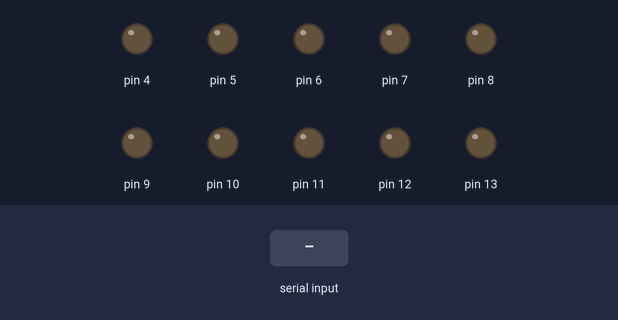
Bench run of a sketch on a simulated Arduino Uno, built with avr-gcc and run on an emulated ATmega328P. Parts: output pins drawn as LEDs (lit = HIGH). The inputs (shaded band) are chosen by the test bench.

Above: at 1.8 s.
1.9 s: "1" received over the second serial link
At 2.4 s:
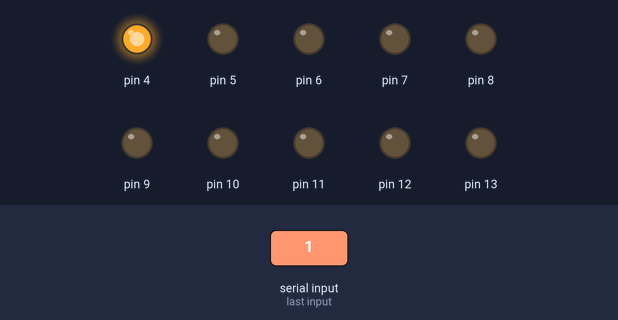
Timing chart, 0 to 4.9 s (numbered marks = the images above; inputs shaded):
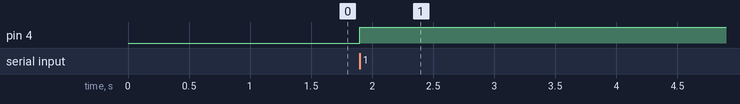

The sketch:

BlinkePartaj.ino
```cpp
//--------------------------------------------------------------------------------------------------------------------------------------------------------------------------------------------------
// Project BlinkePartaj
// Authors : Patrik Larsson, Andreas Stridh, Sebastian Aspegren,
//------------------------------------------------------------------------------------------------------------------------------------------------------------------------------------------------

/*
 * This is a class that takes music amplitude data from a bluetooth and store it in a buffer,
 * that calculate the middle value of the amlpitudes then send it to the diods so they shine
 */
#include <SoftwareSerial.h>

int bluetoothTx = 2;  // TransMit Pin
int bluetoothRx = 3;  // Reciever Pin

byte incomming; // Bluetooths sending data

// Makes pin 2 and 3 act like Rx and Tx and we are able to se whats happening with the serial monitor
SoftwareSerial bluetooth(bluetoothTx, bluetoothRx);


int const buffertSize = 100;
byte musicArray[buffertSize];
int frontCounter = 0;
int backCounter = -1;
int sizeCounter = 0; // How many samples there are in the array
int sampleCounter = 0; //How many samples that have men handled
int sum = 0; // The sum of all the samples in the array

byte Lys = 10; // Decide if te LED will shine or not.

void setup()
{
  Serial.begin(9600);  // Gives Serialmonitor 9600bps
  delay(250);
  bluetooth.begin(115200);  // The Bluetooth Mate defaults to 115200bps
  bluetooth.print("$");  // Print three times individually
  bluetooth.print("$");
  bluetooth.print("$");  // Enter command mode
  delay(100);  // Short delay, wait for the Mate to send back CMD
  bluetooth.println("U,9600,N");  // Temporarily Change the baudrate to 9600, no parity
  // 115200 can be too fast at times for NewSoftSerial to relay the data reliably
  bluetooth.begin(9600); // Gives the bluetooth 9600bps
  delay(250);

  // Makes the arduino pins to outputs, so they can light the diods
  for(int i = 4; i < 14; i++)
  {
    pinMode(i, OUTPUT);
  }

}
/*
 * A Method that returns true if the buffert is full with samples
 */
boolean isBuffertFull()
{
  return sizeCounter >= buffertSize;
}
/*
 * A Method that returns true if the buffert is empty
 */
boolean isBuffertEmpty()
{
  return sizeCounter == 0;
}
/*
 * A method that return 0 to the backCounter or frontCounter if they have reached the buffertSize
 * or return the current possistion of the backCounter or frontCouter.
 */
int buffertWrap(int a)
{
  if(a >= buffertSize)
    return 0;
  else
    return a;
}
/*
 * A method that removes the first sample that was queued in the musicArray "buffert"
 * or return 0 if the musicArray is empty
 */
byte dequeue()
{
  if(isBuffertEmpty())
    return 0;
  else
  {
    byte temp = musicArray[frontCounter];
    sizeCounter--;
    sum -= temp;
    frontCounter = buffertWrap(frontCounter + 1);
    return temp;
  }
}
/*
 * A Method that puts a sample in the musicArray "buffert" if the buffert isn't alredy full
 */
boolean enqueue(int sample)
{
  if(isBuffertFull())
    return false;
  else
  {
    backCounter = buffertWrap(backCounter + 1);
    musicArray[backCounter] = sample;
    sizeCounter++;
    return true;
  }
}
/*
 * A Method that puts sample in a array and then send the samples to the LEDs to shine.
 */
void buffert(int data)
{
  if(isBuffertFull())
  {
    dequeue();
  }
  enqueue(incomming);
  sum += incomming;
  sampleCounter++;

  // Takes 25 samples and turn it to 1
  if(sampleCounter % 25 == 0)
  {
    int middleValue = (sum/sizeCounter);
    ligthShow(middleValue);
    sampleCounter = 0; // Reset the sampleCounter so it wont be full.
  }
}
/*
 * A Method that makes the diod shine depending on the incomming data value
 */
void ligthShow(int sampleMiddleValue)
{

  int musicByte = (sampleMiddleValue);
  //LED 1
  if( musicByte > Lys*4) // !!! VILKEN FREKVENS FÖR VILKEN LAMPA SOM SKA LYSA
    digitalWrite(4, HIGH);
  else
    digitalWrite(4,LOW);
  //LED2
  if( musicByte > Lys*6)
    digitalWrite(5, HIGH);
  else
    digitalWrite(5,LOW);
  //LED3
  if( musicByte > Lys*8)
    digitalWrite(6, HIGH);
  else
    digitalWrite(6,LOW);
  //LED4
  if(musicByte > Lys*10)
    digitalWrite(7, HIGH);
  else
    digitalWrite(7,LOW);
  //LED5
  if( musicByte > Lys*12)
    digitalWrite(8, HIGH);
  else
    digitalWrite(8,LOW);
  //LED6
  if( musicByte > Lys*14)
    digitalWrite(9, HIGH);
  else
    digitalWrite(9,LOW);
  //LED7
    if( musicByte > Lys*16)
    digitalWrite(10, HIGH);
  else
    digitalWrite(10,LOW);
 //Led8
    if( musicByte > Lys*18)
    digitalWrite(11, HIGH);
  else
    digitalWrite(11,LOW);
 //LED9
    if( musicByte > Lys*20)
    digitalWrite(12, HIGH);
  else
    digitalWrite(12,LOW);
  //LED10
    if( musicByte > Lys*22)
    digitalWrite(13, HIGH);
  else
    digitalWrite(13,LOW);

}
/*
 * The main loop will repeat it self as long as the adruino is on
 */
void loop()
{

  if(bluetooth.available() )  // If the bluetooth sent any characters
  {
    incomming = bluetooth.read();// Stores incomming bytes

    // We don't use the buffert because the arduino is a slow defice and the lights will not shine in so great sync
    // if the arduino calculate the midde amplitude of the frequency.
    // Instead the andriod calculate the middle amlpitude value
    //buffert(incomming);

    ligthShow(incomming); // Sends the data to the diod method

   }
  }
```

Measured:
- after the input at 1.9 s, pin 4: LOW → HIGH at once
